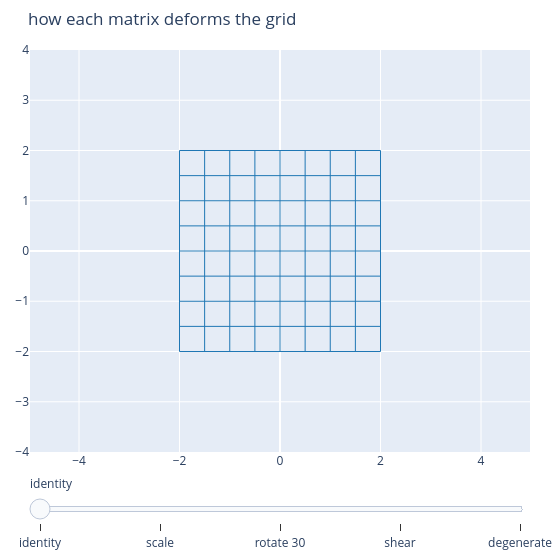

Write notebook code for a chart like this one.
### Markdown cell above
こちらは **静的 HTML でも動く** Plotly 版です(スライダーで代表的な変換を切り替え)。

### Code cell
# Plotly slider over named transforms (works in the exported HTML too).
import plotly.io as pio

pio.renderers.default = "plotly_mimetype+notebook_connected"
mats = [
    ("identity", np.eye(2)),
    ("scale", np.array([[1.5, 0.0], [0.0, 0.5]])),
    ("rotate 30", transforms["rotation"]),
    ("shear", np.array([[1.0, 1.0], [0.0, 1.0]])),
    ("degenerate", np.array([[1.0, 2.0], [0.5, 1.0]])),
]
fig = plotting.plotly_grid_transform([M for _, M in mats], [n for n, _ in mats],
                                     title="how each matrix deforms the grid")
fig.show()

### Figure 1 — Plotly figure (JSON) as saved in the notebook; plotly's stock layout.template omitted (floating-point values rounded to 4 significant figures)
{"data": [{"hoverinfo": "skip", "line": {"color": "#1f77b4", "width": 1}, "mode": "lines", "showlegend": false, "type": "scatter", "x": [-2.0, -2.0, -2.0, -2.0, -2.0, -2.0, -2.0, -2.0, -2.0, -2.0, -2.0, -2.0, -2.0, -2.0, -2.0, -2.0, -2.0, -2.0, -2.0, -2.0, -2.0], "y": [-2.0, -1.8, -1.6, -1.4, -1.2, -1.0, -0.8, -0.6, -0.4, -0.2, 0.0, 0.2, 0.4, 0.6, 0.8, 1.0, 1.2, 1.4, 1.6, 1.8, 2.0]}, {"hoverinfo": "skip", "line": {"color": "#1f77b4", "width": 1}, "mode": "lines", "showlegend": false, "type": "scatter", "x": [-2.0, -1.8, -1.6, -1.4, -1.2, -1.0, -0.8, -0.6, -0.4, -0.2, 0.0, 0.2, 0.4, 0.6, 0.8, 1.0, 1.2, 1.4, 1.6, 1.8, 2.0], "y": [-2.0, -2.0, -2.0, -2.0, -2.0, -2.0, -2.0, -2.0, -2.0, -2.0, -2.0, -2.0, -2.0, -2.0, -2.0, -2.0, -2.0, -2.0, -2.0, -2.0, -2.0]}, {"hoverinfo": "skip", "line": {"color": "#1f77b4", "width": 1}, "mode": "lines", "showlegend": false, "type": "scatter", "x": [-1.5, -1.5, -1.5, -1.5, -1.5, -1.5, -1.5, -1.5, -1.5, -1.5, -1.5, -1.5, -1.5, -1.5, -1.5, -1.5, -1.5, -1.5, -1.5, -1.5, -1.5], "y": [-2.0, -1.8, -1.6, -1.4, -1.2, -1.0, -0.8, -0.6, -0.4, -0.2, 0.0, 0.2, 0.4, 0.6, 0.8, 1.0, 1.2, 1.4, 1.6, 1.8, 2.0]}, {"hoverinfo": "skip", "line": {"color": "#1f77b4", "width": 1}, "mode": "lines", "showlegend": false, "type": "scatter", "x": [-2.0, -1.8, -1.6, -1.4, -1.2, -1.0, -0.8, -0.6, -0.4, -0.2, 0.0, 0.2, 0.4, 0.6, 0.8, 1.0, 1.2, 1.4, 1.6, 1.8, 2.0], "y": [-1.5, -1.5, -1.5, -1.5, -1.5, -1.5, -1.5, -1.5, -1.5, -1.5, -1.5, -1.5, -1.5, -1.5, -1.5, -1.5, -1.5, -1.5, -1.5, -1.5, -1.5]}, {"hoverinfo": "skip", "line": {"color": "#1f77b4", "width": 1}, "mode": "lines", "showlegend": false, "type": "scatter", "x": [-1.0, -1.0, -1.0, -1.0, -1.0, -1.0, -1.0, -1.0, -1.0, -1.0, -1.0, -1.0, -1.0, -1.0, -1.0, -1.0, -1.0, -1.0, -1.0, -1.0, -1.0], "y": [-2.0, -1.8, -1.6, -1.4, -1.2, -1.0, -0.8, -0.6, -0.4, -0.2, 0.0, 0.2, 0.4, 0.6, 0.8, 1.0, 1.2, 1.4, 1.6, 1.8, 2.0]}, {"hoverinfo": "skip", "line": {"color": "#1f77b4", "width": 1}, "mode": "lines", "showlegend": false, "type": "scatter", "x": [-2.0, -1.8, -1.6, -1.4, -1.2, -1.0, -0.8, -0.6, -0.4, -0.2, 0.0, 0.2, 0.4, 0.6, 0.8, 1.0, 1.2, 1.4, 1.6, 1.8, 2.0], "y": [-1.0, -1.0, -1.0, -1.0, -1.0, -1.0, -1.0, -1.0, -1.0, -1.0, -1.0, -1.0, -1.0, -1.0, -1.0, -1.0, -1.0, -1.0, -1.0, -1.0, -1.0]}, {"hoverinfo": "skip", "line": {"color": "#1f77b4", "width": 1}, "mode": "lines", "showlegend": false, "type": "scatter", "x": [-0.5, -0.5, -0.5, -0.5, -0.5, -0.5, -0.5, -0.5, -0.5, -0.5, -0.5, -0.5, -0.5, -0.5, -0.5, -0.5, -0.5, -0.5, -0.5, -0.5, -0.5], "y": [-2.0, -1.8, -1.6, -1.4, -1.2, -1.0, -0.8, -0.6, -0.4, -0.2, 0.0, 0.2, 0.4, 0.6, 0.8, 1.0, 1.2, 1.4, 1.6, 1.8, 2.0]}, {"hoverinfo": "skip", "line": {"color": "#1f77b4", "width": 1}, "mode": "lines", "showlegend": false, "type": "scatter", "x": [-2.0, -1.8, -1.6, -1.4, -1.2, -1.0, -0.8, -0.6, -0.4, -0.2, 0.0, 0.2, 0.4, 0.6, 0.8, 1.0, 1.2, 1.4, 1.6, 1.8, 2.0], "y": [-0.5, -0.5, -0.5, -0.5, -0.5, -0.5, -0.5, -0.5, -0.5, -0.5, -0.5, -0.5, -0.5, -0.5, -0.5, -0.5, -0.5, -0.5, -0.5, -0.5, -0.5]}, {"hoverinfo": "skip", "line": {"color": "#1f77b4", "width": 1}, "mode": "lines", "showlegend": false, "type": "scatter", "x": [0.0, 0.0, 0.0, 0.0, 0.0, 0.0, 0.0, 0.0, 0.0, 0.0, 0.0, 0.0, 0.0, 0.0, 0.0, 0.0, 0.0, 0.0, 0.0, 0.0, 0.0], "y": [-2.0, -1.8, -1.6, -1.4, -1.2, -1.0, -0.8, -0.6, -0.4, -0.2, 0.0, 0.2, 0.4, 0.6, 0.8, 1.0, 1.2, 1.4, 1.6, 1.8, 2.0]}, {"hoverinfo": "skip", "line": {"color": "#1f77b4", "width": 1}, "mode": "lines", "showlegend": false, "type": "scatter", "x": [-2.0, -1.8, -1.6, -1.4, -1.2, -1.0, -0.8, -0.6, -0.4, -0.2, 0.0, 0.2, 0.4, 0.6, 0.8, 1.0, 1.2, 1.4, 1.6, 1.8, 2.0], "y": [0.0, 0.0, 0.0, 0.0, 0.0, 0.0, 0.0, 0.0, 0.0, 0.0, 0.0, 0.0, 0.0, 0.0, 0.0, 0.0, 0.0, 0.0, 0.0, 0.0, 0.0]}, {"hoverinfo": "skip", "line": {"color": "#1f77b4", "width": 1}, "mode": "lines", "showlegend": false, "type": "scatter", "x": [0.5, 0.5, 0.5, 0.5, 0.5, 0.5, 0.5, 0.5, 0.5, 0.5, 0.5, 0.5, 0.5, 0.5, 0.5, 0.5, 0.5, 0.5, 0.5, 0.5, 0.5], "y": [-2.0, -1.8, -1.6, -1.4, -1.2, -1.0, -0.8, -0.6, -0.4, -0.2, 0.0, 0.2, 0.4, 0.6, 0.8, 1.0, 1.2, 1.4, 1.6, 1.8, 2.0]}, {"hoverinfo": "skip", "line": {"color": "#1f77b4", "width": 1}, "mode": "lines", "showlegend": false, "type": "scatter", "x": [-2.0, -1.8, -1.6, -1.4, -1.2, -1.0, -0.8, -0.6, -0.4, -0.2, 0.0, 0.2, 0.4, 0.6, 0.8, 1.0, 1.2, 1.4, 1.6, 1.8, 2.0], "y": [0.5, 0.5, 0.5, 0.5, 0.5, 0.5, 0.5, 0.5, 0.5, 0.5, 0.5, 0.5, 0.5, 0.5, 0.5, 0.5, 0.5, 0.5, 0.5, 0.5, 0.5]}, {"hoverinfo": "skip", "line": {"color": "#1f77b4", "width": 1}, "mode": "lines", "showlegend": false, "type": "scatter", "x": [1.0, 1.0, 1.0, 1.0, 1.0, 1.0, 1.0, 1.0, 1.0, 1.0, 1.0, 1.0, 1.0, 1.0, 1.0, 1.0, 1.0, 1.0, 1.0, 1.0, 1.0], "y": [-2.0, -1.8, -1.6, -1.4, -1.2, -1.0, -0.8, -0.6, -0.4, -0.2, 0.0, 0.2, 0.4, 0.6, 0.8, 1.0, 1.2, 1.4, 1.6, 1.8, 2.0]}, {"hoverinfo": "skip", "line": {"color": "#1f77b4", "width": 1}, "mode": "lines", "showlegend": false, "type": "scatter", "x": [-2.0, -1.8, -1.6, -1.4, -1.2, -1.0, -0.8, -0.6, -0.4, -0.2, 0.0, 0.2, 0.4, 0.6, 0.8, 1.0, 1.2, 1.4, 1.6, 1.8, 2.0], "y": [1.0, 1.0, 1.0, 1.0, 1.0, 1.0, 1.0, 1.0, 1.0, 1.0, 1.0, 1.0, 1.0, 1.0, 1.0, 1.0, 1.0, 1.0, 1.0, 1.0, 1.0]}, {"hoverinfo": "skip", "line": {"color": "#1f77b4", "width": 1}, "mode": "lines", "showlegend": false, "type": "scatter", "x": [1.5, 1.5, 1.5, 1.5, 1.5, 1.5, 1.5, 1.5, 1.5, 1.5, 1.5, 1.5, 1.5, 1.5, 1.5, 1.5, 1.5, 1.5, 1.5, 1.5, 1.5], "y": [-2.0, -1.8, -1.6, -1.4, -1.2, -1.0, -0.8, -0.6, -0.4, -0.2, 0.0, 0.2, 0.4, 0.6, 0.8, 1.0, 1.2, 1.4, 1.6, 1.8, 2.0]}, {"hoverinfo": "skip", "line": {"color": "#1f77b4", "width": 1}, "mode": "lines", "showlegend": false, "type": "scatter", "x": [-2.0, -1.8, -1.6, -1.4, -1.2, -1.0, -0.8, -0.6, -0.4, -0.2, 0.0, 0.2, 0.4, 0.6, 0.8, 1.0, 1.2, 1.4, 1.6, 1.8, 2.0], "y": [1.5, 1.5, 1.5, 1.5, 1.5, 1.5, 1.5, 1.5, 1.5, 1.5, 1.5, 1.5, 1.5, 1.5, 1.5, 1.5, 1.5, 1.5, 1.5, 1.5, 1.5]}, {"hoverinfo": "skip", "line": {"color": "#1f77b4", "width": 1}, "mode": "lines", "showlegend": false, "type": "scatter", "x": [2.0, 2.0, 2.0, 2.0, 2.0, 2.0, 2.0, 2.0, 2.0, 2.0, 2.0, 2.0, 2.0, 2.0, 2.0, 2.0, 2.0, 2.0, 2.0, 2.0, 2.0], "y": [-2.0, -1.8, -1.6, -1.4, -1.2, -1.0, -0.8, -0.6, -0.4, -0.2, 0.0, 0.2, 0.4, 0.6, 0.8, 1.0, 1.2, 1.4, 1.6, 1.8, 2.0]}, {"hoverinfo": "skip", "line": {"color": "#1f77b4", "width": 1}, "mode": "lines", "showlegend": false, "type": "scatter", "x": [-2.0, -1.8, -1.6, -1.4, -1.2, -1.0, -0.8, -0.6, -0.4, -0.2, 0.0, 0.2, 0.4, 0.6, 0.8, 1.0, 1.2, 1.4, 1.6, 1.8, 2.0], "y": [2.0, 2.0, 2.0, 2.0, 2.0, 2.0, 2.0, 2.0, 2.0, 2.0, 2.0, 2.0, 2.0, 2.0, 2.0, 2.0, 2.0, 2.0, 2.0, 2.0, 2.0]}], "layout": {"height": 560, "margin": {"b": 30, "l": 30, "r": 30, "t": 50}, "sliders": [{"currentvalue": {"prefix": ""}, "steps": [{"args": [["identity"], {"frame": {"duration": 0, "redraw": true}, "mode": "immediate"}], "label": "identity", "method": "animate"}, {"args": [["scale"], {"frame": {"duration": 0, "redraw": true}, "mode": "immediate"}], "label": "scale", "method": "animate"}, {"args": [["rotate 30"], {"frame": {"duration": 0, "redraw": true}, "mode": "immediate"}], "label": "rotate 30", "method": "animate"}, {"args": [["shear"], {"frame": {"duration": 0, "redraw": true}, "mode": "immediate"}], "label": "shear", "method": "animate"}, {"args": [["degenerate"], {"frame": {"duration": 0, "redraw": true}, "mode": "immediate"}], "label": "degenerate", "method": "animate"}]}], "title": {"text": "how each matrix deforms the grid"}, "width": 560, "xaxis": {"range": [-4.0, 4.0], "scaleanchor": "y", "zeroline": true}, "yaxis": {"range": [-4.0, 4.0], "zeroline": true}}}
